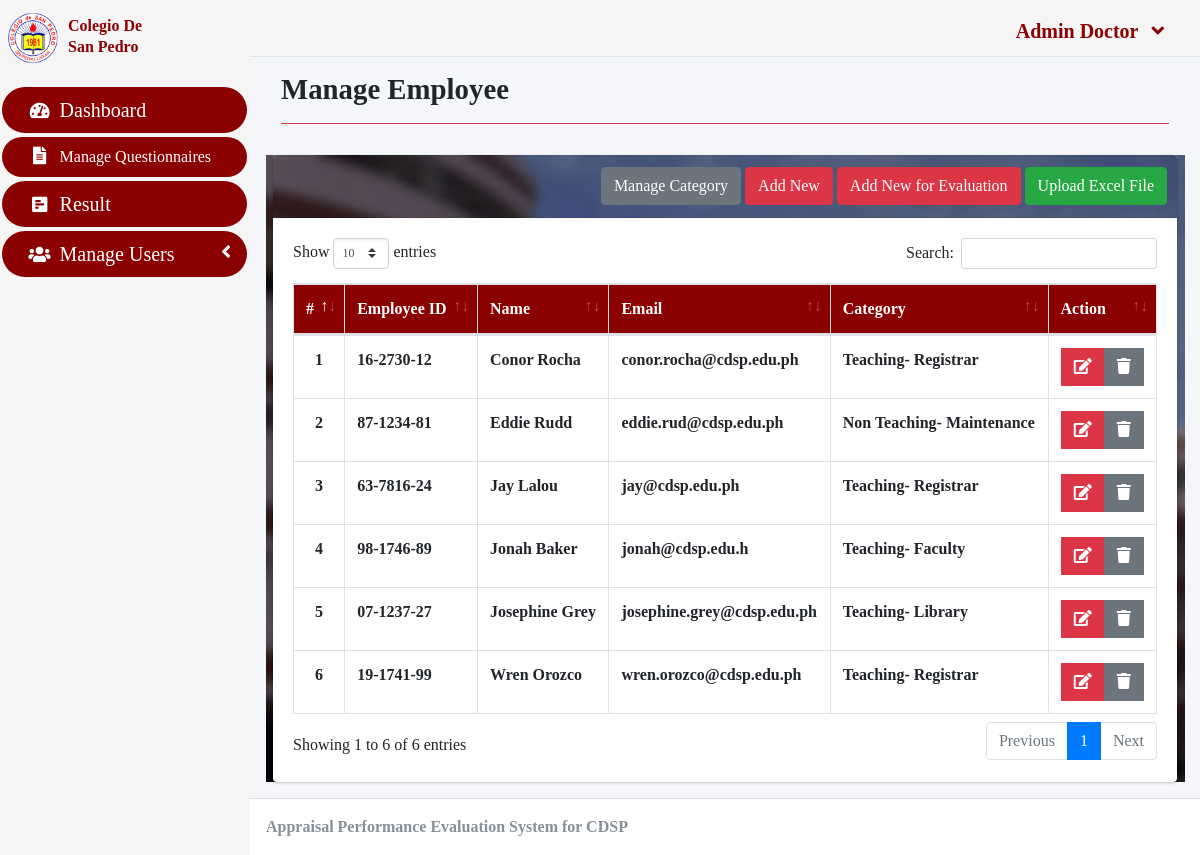
Screenshot of /index.php?page=faculty_list (signed in) with the database file from the repository.
### tables this page shows
CREATE TABLE `faculty_list` (
  `id` int(30) NOT NULL,
  `school_id` varchar(100) NOT NULL,
  `firstname` varchar(200) NOT NULL,
  `lastname` varchar(200) NOT NULL,
  `email` varchar(200) NOT NULL,
  `password` text NOT NULL,
  `categ_id` int(30) NOT NULL,
  `avatar` text NOT NULL DEFAULT 'no-image-available.png',
  `date_created` datetime NOT NULL DEFAULT current_timestamp()
);

### admin/faculty_list.php (the view, shortened to what this page needs)
<?php include'db_connect.php' ?>
<div class="content-header">
      <div class="container-fluid">
        <div class="row mb-2">
          <div class="col-sm-6">
            <h1><strong> Manage Employee </strong></h1>
          </div>
        </div>
            <hr class="border-danger">
      </div>
    </div>
<div class="col-lg-12">
	<div class="card card-outline">
		<div class="card-header">
			<div class="card-tools">
				<a class="btn btn-secondary" id="categadd" href="./index.php?page=subject_list"> Manage Category </a>
				<a class="btn btn-danger" id="empadd" href="./index.php?page=new_faculty"> Add New </a>
				<a class="btn btn-danger" id="empadd" href="./index.php?page=new_evalacc"> Add New for Evaluation </a>
				<a class="btn btn-success" id="excadd" href="admin/employeeUpload/index.php"> Upload Excel File </a>
			</div>
		</div>
		<div class="card-body">
			<table class="table tabe-hover table-bordered" id="list">
				<thead>
					<tr>
						<th class="text-center">#</th>
						<th>Employee ID</th>
						<th>Name</th>
						<th>Email</th>
						<th>Category</th>
						<th>Action</th>
					</tr>
				</thead>
				<tbody>
					<?php
					$i = 1;
					$categ= array();
					$category = $conn->query("SELECT id,concat(subject) as `categ` FROM subject_list");
					while($row=$category->fetch_assoc()){
						$categ[$row['id']] = $row['categ'];
					}
					$qry = $conn->query("SELECT *,concat(firstname,' ',lastname) as name FROM faculty_list order by concat(firstname,' ',lastname) asc");
					while($row= $qry->fetch_assoc()):
					?>
					<tr>
						<th class="text-center"><?php echo $i++ ?></th>
						<td><b><?php echo $row['school_id'] ?></b></td>
						<td><b><?php echo ucwords($row['name']) ?></b></td>
						<td><b><?php echo $row['email'] ?></b></td>
						<td><b><?php echo isset($categ[$row['categ_id']]) ? $categ[$row['categ_id']] : "N/A" ?></b></td>
						<td class="text-center">
		                    <div class="btn-group">
		                        <a href="./index.php?page=edit_faculty&id=<?php echo $row['id'] ?>" class="btn btn-danger btn-flat edit_faculty">
		                          <i class="fas fa-edit"></i>
		                        </a>
		                        <button type="button" class="btn btn-secondary btn-flat delete_faculty" data-id="<?php echo $row['id'] ?>">
		                          <i class="fas fa-trash"></i>
		                        </button>
	                      </div>
						</td>
					</tr>
				<?php endwhile; ?>
				</tbody>
			</table>
		</div>
	</div>
</div>

### admin/sidebar.php (style rules this page uses)
* { font-family: Georgia, 'Times New Roman', Times, serif; }
a,.nav-icon { color: white; }

### admin/faculty_list.php (style rules this page uses)
.col-lg-12 { background-image: url("cdsp.jpg"); background-repeat: no-repeat; background-size: cover; }
.card-header { background-image: url("cdsp.jpg"); background-repeat: no-repeat; background-size: cover; }
thead { background-color: darkred; color: white; }

### rows the page displays
faculty_list: school "16-2730-12", name "Conor Rocha", email "conor.rocha@cdsp.edu.ph", categ "Teaching- Registrar"
faculty_list: school "87-1234-81", name "Eddie Rudd", email "eddie.rud@cdsp.edu.ph", categ "Non Teaching- Maintenance"
faculty_list: school "63-7816-24", name "Jay Lalou", email "jay@cdsp.edu.ph", categ "Teaching- Registrar"
faculty_list: school "98-1746-89", name "Jonah Baker", email "jonah@cdsp.edu.h", categ "Teaching- Faculty"
faculty_list: school "07-1237-27", name "Josephine Grey", email "josephine.grey@cdsp.edu.ph", categ "Teaching- Library"
faculty_list: school "19-1741-99", name "Wren Orozco", email "wren.orozco@cdsp.edu.ph", categ "Teaching- Registrar"

### other values shown
$_SESSION['login_firstname'] "Admin"
$_SESSION['login_lastname'] "Doctor"
$_SESSION['system']['name'] "Appraisal Performance Evaluation System for CDSP"
